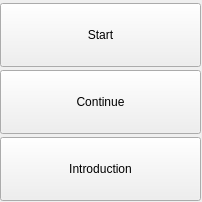
<?xml version="1.0" encoding="UTF-8"?>
<ui version="4.0">
 <class>EscWidget</class>
 <widget class="QWidget" name="EscWidget">
  <property name="geometry">
   <rect>
    <x>0</x>
    <y>0</y>
    <width>202</width>
    <height>202</height>
   </rect>
  </property>
  <property name="windowTitle">
   <string>Form</string>
  </property>
  <widget class="QWidget" name="gridLayoutWidget">
   <property name="geometry">
    <rect>
     <x>0</x>
     <y>0</y>
     <width>201</width>
     <height>206</height>
    </rect>
   </property>
   <layout class="QGridLayout" name="gridLayout">
    <property name="spacing">
     <number>0</number>
    </property>
    <item row="0" column="0">
     <widget class="QPushButton" name="StartBtn">
      <property name="minimumSize">
       <size>
        <width>0</width>
        <height>64</height>
       </size>
      </property>
      <property name="text">
       <string>Start</string>
      </property>
     </widget>
    </item>
    <item row="2" column="0">
     <widget class="QPushButton" name="IntroBtn">
      <property name="minimumSize">
       <size>
        <width>0</width>
        <height>64</height>
       </size>
      </property>
      <property name="text">
       <string>Introduction</string>
      </property>
     </widget>
    </item>
    <item row="1" column="0">
     <widget class="QPushButton" name="ContinueBtn">
      <property name="minimumSize">
       <size>
        <width>0</width>
        <height>64</height>
       </size>
      </property>
      <property name="text">
       <string>Continue</string>
      </property>
     </widget>
    </item>
   </layout>
  </widget>
 </widget>
 <resources/>
 <connections/>
</ui>
